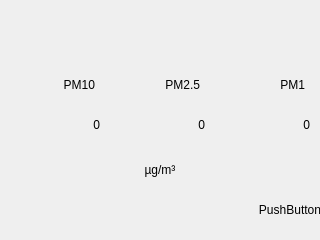
<?xml version="1.0" encoding="UTF-8"?>
<ui version="4.0">
 <class>ParticlesForm</class>
 <widget class="QWidget" name="ParticlesForm">
  <property name="geometry">
   <rect>
    <x>0</x>
    <y>0</y>
    <width>320</width>
    <height>240</height>
   </rect>
  </property>
  <widget class="mold::RoomHeaderForm" name="header" native="true">
   <property name="geometry">
    <rect>
     <x>0</x>
     <y>0</y>
     <width>320</width>
     <height>80</height>
    </rect>
   </property>
  </widget>
  <widget class="mold::InvisibleClickableButton" name="myLovelyButton">
   <property name="geometry">
    <rect>
     <x>255</x>
     <y>175</y>
     <width>70</width>
     <height>70</height>
    </rect>
   </property>
   <property name="text">
    <string notr="true">PushButton</string>
   </property>
   <property name="flat">
    <bool>true</bool>
   </property>
  </widget>
  <widget class="mold::StatusBarForm" name="statusBar" native="true">
   <property name="geometry">
    <rect>
     <x>0</x>
     <y>215</y>
     <width>320</width>
     <height>25</height>
    </rect>
   </property>
  </widget>
  <widget class="QWidget" name="pm10" native="true">
   <property name="geometry">
    <rect>
     <x>10</x>
     <y>70</y>
     <width>90</width>
     <height>80</height>
    </rect>
   </property>
   <widget class="QLabel" name="pm10Value">
    <property name="geometry">
     <rect>
      <x>0</x>
      <y>30</y>
      <width>90</width>
      <height>50</height>
     </rect>
    </property>
    <property name="text">
     <string notr="true">0</string>
    </property>
    <property name="alignment">
     <set>Qt::AlignRight|Qt::AlignTrailing|Qt::AlignVCenter</set>
    </property>
   </widget>
   <widget class="QLabel" name="pm10Label">
    <property name="geometry">
     <rect>
      <x>5</x>
      <y>0</y>
      <width>80</width>
      <height>30</height>
     </rect>
    </property>
    <property name="text">
     <string notr="true">PM10</string>
    </property>
    <property name="alignment">
     <set>Qt::AlignRight|Qt::AlignTrailing|Qt::AlignVCenter</set>
    </property>
   </widget>
  </widget>
  <widget class="QWidget" name="pm2p5" native="true">
   <property name="geometry">
    <rect>
     <x>115</x>
     <y>70</y>
     <width>90</width>
     <height>80</height>
    </rect>
   </property>
   <widget class="QLabel" name="pm2p5Value">
    <property name="geometry">
     <rect>
      <x>0</x>
      <y>30</y>
      <width>90</width>
      <height>50</height>
     </rect>
    </property>
    <property name="text">
     <string notr="true">0</string>
    </property>
    <property name="alignment">
     <set>Qt::AlignRight|Qt::AlignTrailing|Qt::AlignVCenter</set>
    </property>
   </widget>
   <widget class="QLabel" name="pm2p5Label">
    <property name="geometry">
     <rect>
      <x>5</x>
      <y>0</y>
      <width>80</width>
      <height>30</height>
     </rect>
    </property>
    <property name="text">
     <string notr="true">PM2.5</string>
    </property>
    <property name="alignment">
     <set>Qt::AlignRight|Qt::AlignTrailing|Qt::AlignVCenter</set>
    </property>
   </widget>
  </widget>
  <widget class="QWidget" name="pm1" native="true">
   <property name="geometry">
    <rect>
     <x>220</x>
     <y>70</y>
     <width>90</width>
     <height>80</height>
    </rect>
   </property>
   <widget class="QLabel" name="pm1Value">
    <property name="geometry">
     <rect>
      <x>0</x>
      <y>30</y>
      <width>90</width>
      <height>50</height>
     </rect>
    </property>
    <property name="text">
     <string notr="true">0</string>
    </property>
    <property name="alignment">
     <set>Qt::AlignRight|Qt::AlignTrailing|Qt::AlignVCenter</set>
    </property>
   </widget>
   <widget class="QLabel" name="pm1Label">
    <property name="geometry">
     <rect>
      <x>5</x>
      <y>0</y>
      <width>80</width>
      <height>30</height>
     </rect>
    </property>
    <property name="text">
     <string notr="true">PM1</string>
    </property>
    <property name="alignment">
     <set>Qt::AlignRight|Qt::AlignTrailing|Qt::AlignVCenter</set>
    </property>
   </widget>
  </widget>
  <widget class="QLabel" name="unitParticles">
   <property name="geometry">
    <rect>
     <x>135</x>
     <y>160</y>
     <width>50</width>
     <height>20</height>
    </rect>
   </property>
   <property name="text">
    <string notr="true">µg/m³</string>
   </property>
   <property name="alignment">
    <set>Qt::AlignCenter</set>
   </property>
  </widget>
 </widget>
 <customwidgets>
  <customwidget>
   <class>mold::InvisibleClickableButton</class>
   <extends>QPushButton</extends>
   <header>gui/InvisibleClickableButton.hpp</header>
  </customwidget>
  <customwidget>
   <class>mold::StatusBarForm</class>
   <extends>QWidget</extends>
   <header>gui/StatusBarForm.hpp</header>
   <container>1</container>
  </customwidget>
  <customwidget>
   <class>mold::RoomHeaderForm</class>
   <extends>QWidget</extends>
   <header>gui/RoomHeaderForm.hpp</header>
   <container>1</container>
  </customwidget>
 </customwidgets>
 <resources/>
 <connections/>
</ui>
